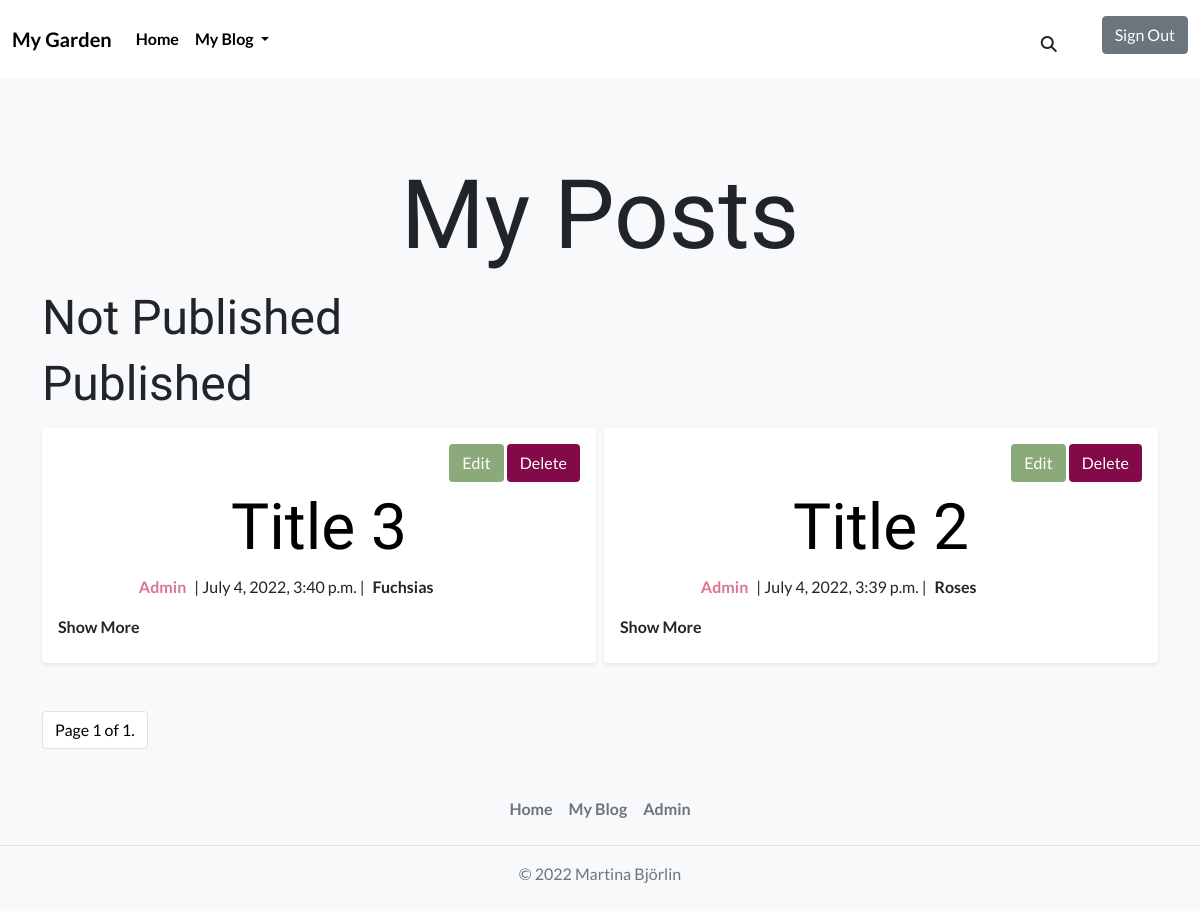
Page /myblog/posts/ (signed in) on the earlier database version.
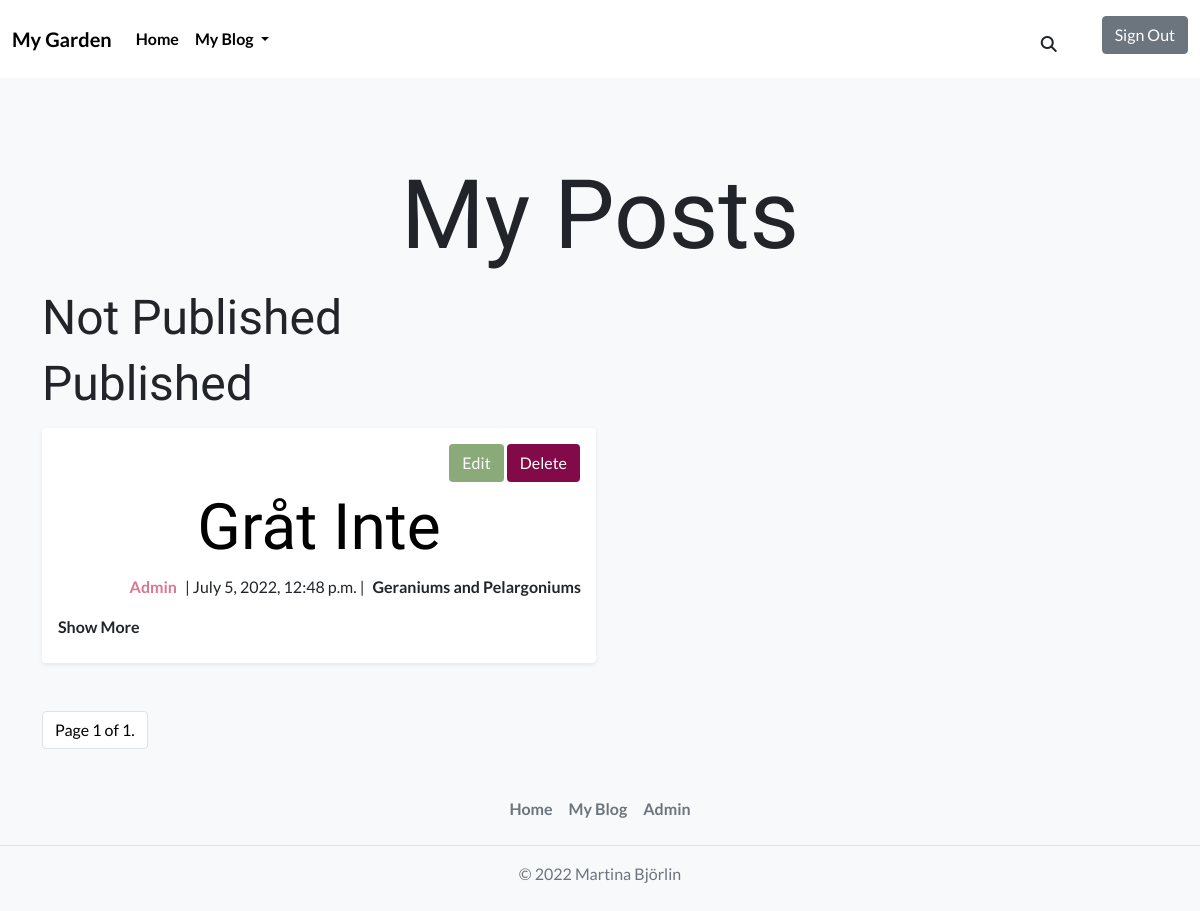
Same page on the later database version.
### blog_post/models.py (models this page shows, shortened)
class Post(models.Model):
    PUBLISH_STATUS = ((0, "Draft"), (1, "Publish"))
    title = models.CharField(max_length=100)
    slug = models.SlugField(max_length=200, unique=True)
    meta_description = models.CharField(max_length=150, blank=True)
    author = models.ForeignKey(
        User,
        on_delete=models.CASCADE,
        related_name="post_author",
    )
    category = models.ForeignKey(
        Category,
        on_delete=models.CASCADE,
        related_name="post_category",
    )
    created_on = models.DateTimeField(auto_now_add=True)
    updated_on = models.DateTimeField(auto_now=True)
    content = models.TextField()
    published = models.IntegerField(choices=PUBLISH_STATUS, default=0)
    publish_date = models.DateTimeField(blank=True, null=True)
    likes = models.ManyToManyField(
        Profile, related_name="post_likes", default=[0], blank=True
    )
    number_of_likes = models.BigIntegerField(default="0")
    liked = models.BooleanField(default=False)
    post_img = CloudinaryField("post_image", default="default_image")
    class Meta:
        ordering = ["-created_on"]

class Category(models.Model):
    name = models.CharField(
        max_length=50,
        unique=True,
        blank=False,
        null=False,
    )
    slug = models.SlugField(
        max_length=200,
        unique=True,
        blank=False,
        null=False,
    )
    category_img = CloudinaryField(
        "category_image",
        default="default_image",
    )
    class Meta:
        verbose_name_plural = "categories"
    def __str__(self):
        return f"{self.name}"

### blog/views.py (the view)
# urls.py: path('posts/', views.MyBlogPostList.as_view(), name='my_blog'),
class MyBlogPostList(ListView):
    model = Post
    template_name = "my_blog.html"
    paginate_by = 6
    def get_context_data(self, *args, **kwargs):
        context = super(MyBlogPostList, self).get_context_data(**kwargs)
        context["category"] = Category.objects.all()
        return context
    def get_queryset(self):
        all_published_posts = Post.objects.order_by("-created_on")
        for post in all_published_posts:
            post.liked = False
            if post.likes.filter(id=self.request.user.profile.id).exists():
                post.liked = True
        queryset = all_published_posts
        return queryset

### profiles/models.py (called while the page is built)
    def __str__(self):
        return f"{self.user}"

### blog/templates/my_blog.html (shortened to what this page needs)
{% extends 'base.html' %}
{% block content %}
<h1 class="my-posts-header mb-3">My Posts</h1>
<div class="row g-2">
    <h2 class="post-status-header">Not Published</h2>
</div>
<div class="row g-2">
    <h2 class="post-status-header">Published</h2>
    {% for post in object_list %}
    {% if user.is_authenticated and user == post.author %}
        {% if post.published == 1 %}
            {% include 'my_blog_post.html' %}
        {% endif %}
    {% endif %}
    {% endfor %}
</div>
{% include 'pagination.html' %}
{% endblock %}

### templates/base.html (shortened to what this page needs)
{% load static %}
<!DOCTYPE html>
<html lang="en">
<head>
  <link href="https://cdn.jsdelivr.net/npm/bootstrap@5.0.2/dist/css/bootstrap.min.css" rel="stylesheet"
>
  <link rel="stylesheet" href="{% static 'css/style.css' %}">
</head>
<body class="bg-light">
  <header>
    <nav class="navbar navbar-expand-lg navbar-white bg-white">
      <div class="container-fluid">
        <a class="navbar-brand" href="{% url 'index' %}">My Garden</a>
        <div class="collapse navbar-collapse text-sm-center" id="navbarSupportedContent">
          <ul class="navbar-nav me-auto mb-2 mb-lg-0">
            <li class="nav-item">
              <a class="nav-link active" aria-current="page" href="{% url 'index' %}">Home</a>
            </li>
            {% if request.user.is_authenticated %}
            <li class="nav-item dropdown">
              <a class="nav-link dropdown-toggle" href="#" id="navbarDropdown" role="button" data-bs-toggle="dropdown"
                aria-expanded="false">
                My Blog
              </a>
            </li>
            {% endif %}
          </ul>
          <form class="d-grid d-sm-inline d-lg-flex" id="search-form" method="GET" action="{% url 'search' %}">
            <button class="btn pt-3" id="btn-search" type="button"><i class="fas fa-search"></i></button>
          </form>
          <ul>
            {% if request.user.is_authenticated %}
              <a class="btn btn-secondary mt-2" href="{% url 'account_logout' %}">Sign Out</a>
            {% else %}
              <a class="btn btn-secondary mt-2" href="{% url 'account_login' %}">Sign Up</a>
            {% endif %}
          </ul>
        </div>
      </div>
    </nav>
  </header>
  <div id="content-wrapper" class="container">
    {% block content %}
    {% endblock %}
  </div>
</body>
<footer class="py-3 my-4">
  <ul class="nav justify-content-center border-bottom pb-3 mb-3">
    <li class="nav-item"><a href="{% url 'index' %}" class="nav-link px-2 text-muted">Home</a></li>
    {% if request.user.is_authenticated %}
    <li class="nav-item"><a href="{% url 'my_blog' %}" class="nav-link px-2 text-muted">My Blog</a></li>
    {% endif %}
    <li class="nav-item"><a href="{% url 'admin:index' %}" class="nav-link px-2 text-muted">Admin</a></li>
  </ul>
  <p class="text-center text-muted">© 2022 Martina Björlin</p>
</footer>
</html>

### blog/templates/my_blog_post.html (shortened to what this page needs)
{% block content %}
    <div class="col-lg-6 col-md-6 col-sm-12">
        <article class="mx-auto shadow-sm p-3 mb-5 bg-body rounded">
            <div class="row">
                <span class="text-end mb-2">
                    {% if user.is_authenticated and user == post.author %}
                    <a href="{% url 'update_post' post.slug %}" class="btn btn-edit">Edit</a>
                    <a href="{% url 'delete_post' post.slug %}" class="btn btn-delete">Delete</a>
                    {% endif %}
                </span>
                <span class="text-center">
                    <a href="{% url 'blog_post' post.slug %}" class="blog-post-header">
                        <h1 class="display-3 text-capitalize blog-post-header">{{post.title}}</h1>
                    </a>
                </span>
            </div>
            <div class="row">
                <div class="col-lg-7 col-md-12 col-sm-12 g-0">
                    <p class="text-center text-lg-end"><span class="fw-bold post-author m-2">{{post.author}}</span>| {{post.created_on}} |</p>
                </div>
                <div class="col-lg-5 col-md-12 col-sm-12 g-0">
                    <p class="text-center text-lg-start text-md-center text-sm-center fw-bold"><span class="m-2">{{post.category}}</span></p>
                </div>
            </div>
            <details class="post-details">
                <summary class="post-detail-summary mb-2">Show More</summary>
        </article>
    </div>
{% endblock %}

### home/templates/pagination.html (shortened to what this page needs)
{% block content %}
<nav>
    <ul class="pagination">
        <li class="page-item"><a href="#" class="page-link">
                Page {{ page_obj.number }} of {{ page_obj.paginator.num_pages }}.
            </a></li>
    </ul>
</nav>
{% endblock %}

### static/css/style.css (style rules this page uses)
h1 { font-family: 'Amatic SC', cursive; font-size: 6rem; }
h2 { font-family: 'Amatic SC', cursive; }
body { font-family: 'Lato', sans-serif; }
a { text-decoration: none; text-align: center; color: black; }
#content-wrapper { margin-top: 5rem }
#btn-search { box-shadow: none; }
.navbar-brand { font-weight: bold; }
.nav-link { color:black; font-weight: bold; }
.blog-post-header { display: inline-block; }
.post-author { color: #dc758f; }
.btn-delete { background-color: #830a48; color: white; }
.btn-edit { background-color: #8aaa79; color: white; }
.post-detail-summary { list-style: none; }
.my-posts-header { text-align: center; }
.post-detail-summary { font-weight: bold; }
.post-status-header { font-size: 3rem; }
.post-author { text-align: center; }
.page-link { color: black; }

Differences in the rows shown:
removed Post: shows "Edit", title "Title 3", author "Admin", created_on "July 4, 2022, 3:40 p.m.", category "Fuchsias"
removed Post: shows "Edit", title "Title 2", author "Admin", created_on "July 4, 2022, 3:39 p.m.", category "Roses"
added Post: shows "Edit", title "Gråt Inte", author "Admin", created_on "July 5, 2022, 12:48 p.m.", category "Geraniums and Pelargoniums"
